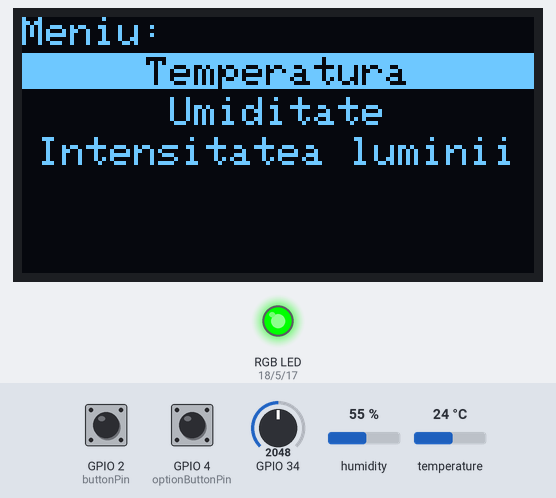
The sketch below on a simulated ESP32. Shown: 128×64 one-colour display, an RGB LED mixed from three pins (HIGH = lit). The inputs (shaded band) are chosen by the test bench; at power-on: GPIO 2 (buttonPin) HIGH, GPIO 4 (optionButtonPin) HIGH, temperature 24 °C, GPIO 34 = 2048, humidity 55 %. What the sketch prints to the serial monitor is not drawn.

Above: at 1.2 s.
1.3 s: GPIO 2 (buttonPin) pulled LOW for 1 s
At 3.4 s:
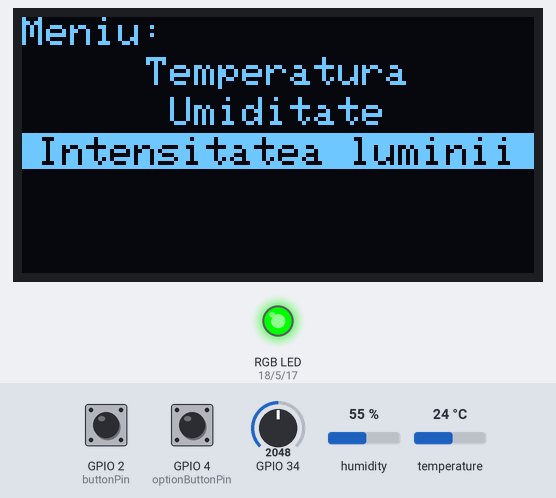
3.8 s: GPIO 4 (optionButtonPin) pulled LOW for 0.15 s
At 4.5 s:
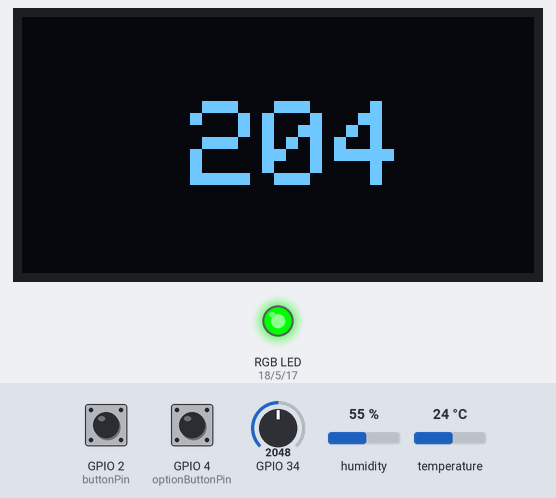
5.4 s: GPIO 2 (buttonPin) pulled LOW for 0.15 s
At 6.6 s:
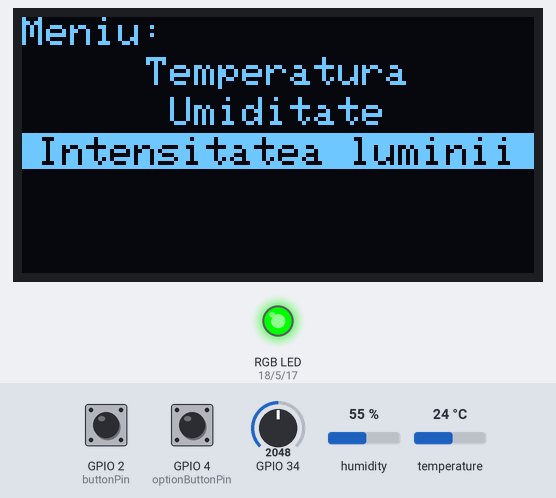
11.6 s: temperature set to 21 °C
13.7 s: temperature set to 18 °C
At 15.7 s:
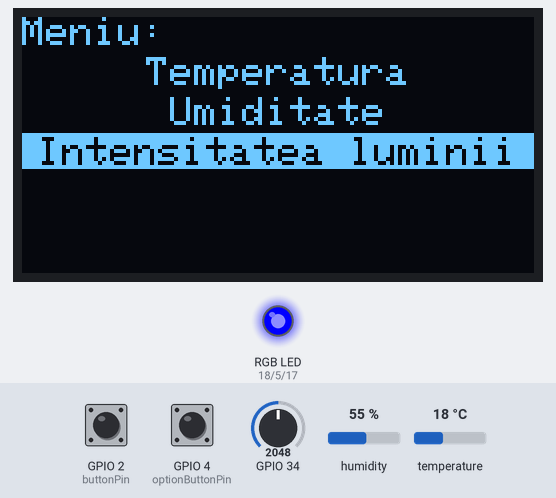
16.0 s: temperature set to 41 °C
At 17.5 s:
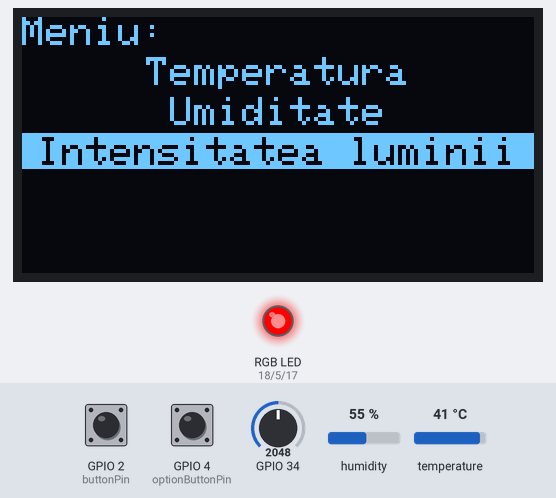
Timing chart, 0 to 19.0 s (numbered marks = the images above; inputs shaded):
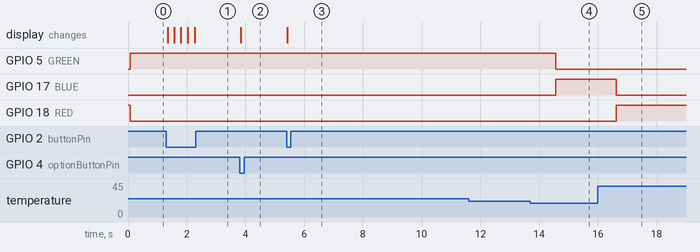

The sketch:

COdPoriectBun.ino
```cpp
#include <SPI.h>
#include <Wire.h>
#include <Adafruit_GFX.h>
#include <Adafruit_SH110X.h>
#include <DHT.h>

#define SCREEN_WIDTH 128 // OLED display width, in pixels
#define SCREEN_HEIGHT 64 // OLED display height, in pixels
#define OLED_RESET -1    // No reset pin

Adafruit_SH1106G display(SCREEN_WIDTH, SCREEN_HEIGHT, &Wire, OLED_RESET);
DHT   dht(25, DHT11);
// RGB LED pins
#define BLUE 17
#define GREEN 5
#define RED 18

// Menu options
const char *menuOptions[] = {"Temperatura", "Umiditate", "Intensitatea luminii"};
const int numOptions = sizeof(menuOptions) / sizeof(menuOptions[0]);

// Button pins
const int buttonPin = 2;        // The common button pin
const int optionButtonPin = 4;  // Pin for the specific option button

int selectedOption = 0;
bool showInfo = false; // Flag to control whether to show information permanently

void setup() {
   dht.begin();
  pinMode(buttonPin, INPUT_PULLUP);       // Set common button pin as input with internal pull-up resistor
  pinMode(optionButtonPin, INPUT_PULLUP); // Set specific option button pin as input with internal pull-up resistor

  pinMode(RED, OUTPUT);
  pinMode(GREEN, OUTPUT);
  pinMode(BLUE, OUTPUT);

  // Initially turn on the red LED
  digitalWrite(RED, HIGH);
  digitalWrite(GREEN, LOW);
  digitalWrite(BLUE, LOW);

  Serial.begin(9600);

  if (!display.begin()) {
    Serial.println(F("SSD1306 allocation failed"));
    for (;;)
      ;
  }

  display.clearDisplay();
  displayMenu();
}

void loop() {


  // Check if the common button is pressed
  if (digitalRead(buttonPin) == LOW && !showInfo) {
    // Button is pressed and not showing info, move to the next menu option
    selectedOption = (selectedOption + 1) % numOptions;
    displayMenu();
    delay(200); // Debouncing delay
  }

  // Check if the specific option button is pressed
  if (digitalRead(optionButtonPin) == LOW) {
    if (!showInfo) {
      // Button is pressed and not showing info, set showInfo flag to true
      showInfo = true;
      displayInfo();
    } else {
      // Button is pressed and showing info
      showInfo = false;
      if (selectedOption == 0)
        selectedOption = 0; // Reset selectedOption to 0 when returning to the main menu
      else if (selectedOption == 1)
        selectedOption = 1;
      else if (selectedOption == 2)
        selectedOption = 2;
      displayMenu();
    }
    delay(200); // Debouncing delay
  }

  float temperature = dht.readTemperature();

// Control RGB LED based on temperature levels
if (temperature < 20) {
  // Blue color for temperatures less than 17.5°C
  Serial.println("Temperature is less than 17.5°C");
  digitalWrite(BLUE, HIGH);
  digitalWrite(RED, LOW);
  digitalWrite(GREEN, LOW);
} else if (temperature >= 20 && temperature < 35) {
  // Green color for temperatures between 17.5°C and 30°C
  Serial.println("Temperature is between 17.5°C and 30°C");
  digitalWrite(GREEN, HIGH);
  digitalWrite(RED, LOW);
  digitalWrite(BLUE, LOW);
} else if (temperature >= 35) {
  // Red color for temperatures greater than or equal to 30°C
  Serial.println("Temperature is greater than or equal to 30°C");
  digitalWrite(RED, HIGH);
  digitalWrite(GREEN, LOW);
  digitalWrite(BLUE, LOW);

}


}

void displayMenu() {
  display.clearDisplay();

  // Set text size and color
  display.setTextSize(1.5);
  display.setTextColor(SH110X_WHITE);

  // Display menu title
  display.setCursor(0, 0);
  display.println("Meniu:");

  // Display menu options
  for (int i = 0; i < numOptions; i++) {
    if (i == selectedOption) {
      // Draw a white box around the selected option
      display.fillRect(0, 10 + i * 10 - 1, SCREEN_WIDTH, 9, SH110X_WHITE);
    }
    display.setCursor((SCREEN_WIDTH - strlen(menuOptions[i]) * 6) / 2, 10 + i * 10); // Center the text horizontally
    if (i == selectedOption) {
      // Highlight the selected option
      display.setTextColor(SH110X_BLACK);
    } else {
      display.setTextColor(SH110X_WHITE);
    }
    display.println(menuOptions[i]);
  }

  // Display the menu
  display.display();
}

void displayInfo() {
  while (showInfo) {
    // Check if the common button is pressed to go back to the main menu
    if (digitalRead(buttonPin) == LOW) {
      showInfo = false; // Set showInfo to false to exit the loop
      displayMenu(); // Display the main menu
      return; // Exit the function
    }
  float temperature = ReadTemperature();
  display.clearDisplay();
  display.setTextSize(1.2);
  display.setTextColor(SH110X_WHITE);
  display.setCursor(0, 0);
  if (selectedOption == 0) {
    display.clearDisplay();
    display.setTextSize(3); // Set text size to 3 for bigger text
    display.setTextColor(SH110X_WHITE);

    // Calculate the position to center the text horizontally and vertically
    int16_t textWidth = display.getCursorX(); // Get the width of the text
    int16_t textHeight = display.getCursorY(); // Get the height of the text
    int16_t xPos = (SCREEN_WIDTH - textWidth ) / 10; // Calculate the X position to center horizontally
    int16_t yPos = (SCREEN_HEIGHT - textHeight) / 3; // Calculate the Y position to center vertically

    // Set the cursor position
    display.setCursor(xPos, yPos);

    // Print the temperature with one decimal place
    display.print(temperature, 1);
    display.print(" C "); // Print the "C" symbol next to the temperature

    display.setTextSize(1); // Set text size back to 1
  } else if (selectedOption == 1) {
    float humidity = ReadHumidity();
    display.clearDisplay();
    display.setTextSize(3); // Set text size to 3 for bigger text
    display.setTextColor(SH110X_WHITE);

    // Calculate the position to center the text horizontally and vertically
    int16_t textWidth = display.getCursorX(); // Get the width of the text
    int16_t textHeight = display.getCursorY(); // Get the height of the text
    int16_t xPos = (SCREEN_WIDTH - textWidth ) / 10; // Calculate the X position to center horizontally
    int16_t yPos = (SCREEN_HEIGHT - textHeight) / 3; // Calculate the Y position to center vertically

    // Set the cursor position
    display.setCursor(xPos, yPos);

    // Print the humidity with one decimal place
    display.print(humidity, 1);
    display.print(" % "); // Print the "%" symbol next to the humidity

    display.setTextSize(1); // Set text size back to 1

  } else if (selectedOption == 2) {
    int lightIntensity = analogRead(34);
    int brightness = map(lightIntensity, 0, 1000, 0, 100);
   display.clearDisplay();
    display.setTextSize(3); // Set text size to 3 for bigger text
    display.setTextColor(SH110X_WHITE);

    // Calculate the position to center the text horizontally and vertically
    int16_t textWidth = display.getCursorX(); // Get the width of the text
    int16_t textHeight = display.getCursorY(); // Get the height of the text
    int16_t xPos = (SCREEN_WIDTH - textWidth ) / 3; // Calculate the X position to center horizontally
    int16_t yPos = (SCREEN_HEIGHT - textHeight) / 3; // Calculate the Y position to center vertically

    // Set the cursor position
    display.setCursor(xPos, yPos);
    display.println(brightness);

    display.setTextSize(1); // Set text size back to 1
  }
  display.display();
}
}

float ReadTemperature() {

  float temperature = dht.readTemperature();

  return temperature;
}
float ReadHumidity()
{
   float hum = dht.readHumidity();
   return hum;
}
```

Measured:
- the behaviour switches between 20 and 19 °C on temperature (found by bisection; images 3 and 4)
- after the input at 1.3 s, the display: first changes after 0.05 s (image 1 shows a later state)
- after the input at 3.8 s, the display: changes at once (image 2)
- after the input at 5.4 s, the display: changes at once (image 3)
- after the input at 11.6 s, every drawn part: stays the same
- after the input at 13.7 s, GPIO 5 (GREEN): HIGH → LOW after 0.86 s; GPIO 17 (BLUE): LOW → HIGH after 0.86 s
- after the input at 16.0 s, GPIO 17 (BLUE): HIGH → LOW after 0.62 s; GPIO 18 (RED): LOW → HIGH after 0.62 s
